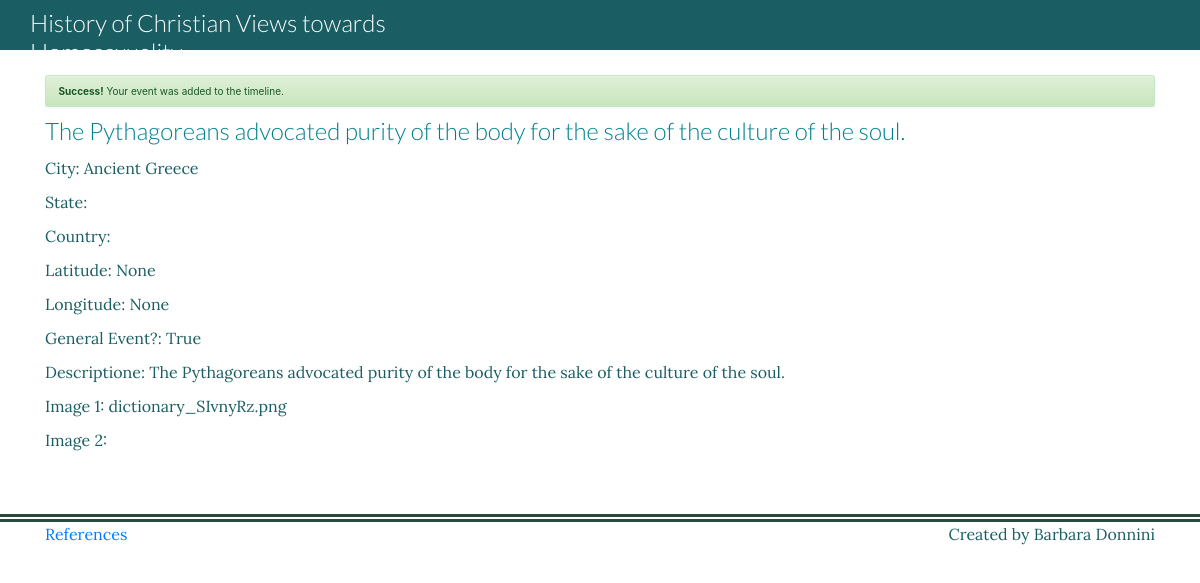
The app's page /maintimeline/9 with its own data.
### maintimeline/models.py (models this page shows, shortened)
class Event(models.Model):
    created_by = models.ForeignKey(User, related_name='events', on_delete=models.CASCADE,)
    category = models.TextField(
        null=True,
        blank=True,
    )
    headline = models.TextField()
    city = models.TextField(
        null=True,
        blank=True,
    )
    state = models.TextField(
        null=True,
        blank=True,
    )
    country = models.TextField(
        null=True,
        blank=True,
    )
    latitude = models.DecimalField(
        null=True,
        blank=True,
        max_digits=9,
        decimal_places=6
    )
    longitude = models.DecimalField(
        null=True,
        blank=True,
        max_digits=9,
        decimal_places=6
    )
    is_general = models.NullBooleanField()
    approx_year = models.NullBooleanField()
    date = models.DateField(
        null=True,
        blank=True,
        )
    year = models.IntegerField(
        null=True,
        blank=True,
        )
    description = models.TextField(
        null=True,
        blank=True,
    )
    image1 = models.ImageField(
        null=True,
        blank=True,
    )
    image2 = models.ImageField(
        null=True,
        blank=True,
    )

### maintimeline/views.py (the view)
# urls.py: path('maintimeline/<int:pk>', EventDetailView.as_view(), name='event-detail'),
class EventDetailView(DetailView):
    model = Event

### maintimeline/templates/maintimeline/event_detail.html (shortened to what this page needs)
{% extends 'maintimeline/base.html' %}
{% load static %}
{% block content %}
<div class="container">
	<div style="height:25px"></div>
	<div class="alert alert-success">
  <strong>Success!</strong> Your event was added to the timeline.
</div>
	<h1>{{ object.headline }}</h1>
<p>City: {{ object.city }}</p>
<p>State: {{ object.state|date }}</p>
<p>Country: {{ object.country }}</p>
<p>Latitude: {{ object.latitude }}</p>
<p>Longitude: {{ object.longitude }}</p>
<p>General Event?: {{ object.is_general }}</p>
<p>Descriptione: {{ object.description }}</p>
<p>Image 1: {{ object.image1 }}</p>
<p>Image 2: {{ object.image2 }}</p>
</div>
{% endblock %}

### maintimeline/templates/maintimeline/base.html (shortened to what this page needs)
{% load staticfiles %}
<!DOCTYPE html>
<html lang="en">
   <head>
     <link rel="stylesheet" href="https://use.fontawesome.com/releases/v5.0.9/css/all.css">
     <link rel="stylesheet" href="https://maxcdn.bootstrapcdn.com/bootstrap/4.0.0/css/bootstrap.min.css">
     <link rel="stylesheet" href="//maxcdn.bootstrapcdn.com/bootstrap/3.2.0/css/bootstrap.min.css">
<link rel="stylesheet" href="//maxcdn.bootstrapcdn.com/bootstrap/3.2.0/css/bootstrap-theme.min.css">
<link rel="stylesheet" href="{% static "style.css" %}">
   </head>
<body>
<div class="hidden-xs ">
  <div class="row" style="background-color: #1a5e63; padding-top: 9px; padding-left: 30px; height: 50px">
<div class="col-lg-5 col-md-5 col-sm-5 hidden-xs">
  <h5 style="color:white">History of Christian Views towards Homosexuality</h5>
  </div>
<div class="col-lg-7 col-md-7 col-sm-7 hidden-xs" style="text-align:right">
</div>
  </div>
  </div>
{% block content %}
{% endblock %}
<div style="height:50px"></div>
<div style="height:2px"></div>
<div style="border-bottom: solid #2B4A3E;"></div>
<div style="height:2px"></div>
<div style="border-bottom: solid #2B4A3E;"></div>
<div class="container">
<div class="row">
<div class="col-lg-4 col-md-4 col-sm-12 col-xs-12">
<p><a href="/references">References</a></p>
</div>
<div class="col-lg-4 col-md-4 col-sm-12 col-xs-12">
</div>
<div class="col-lg-4 col-md-4 col-sm-12 col-xs-12" style="text-align:right">
<p>Created by Barbara Donnini</p>
</div>
</div>
</div>
   </body>
</html>

### records on screen
Event: headline "The Pythagoreans advocated purity of the body for the sake of the culture of the soul.", city "Ancient Greece", latitude "None", longitude "None", is_general "True", description "The Pythagoreans advocated purity of the body for the sake of the culture of the soul.", image1 "dictionary_SIvnyRz.png"
